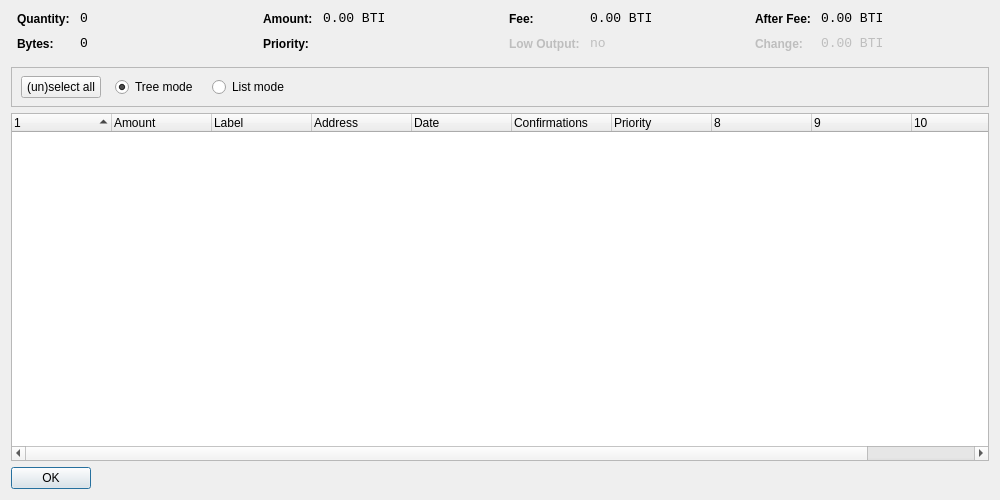
<?xml version="1.0" encoding="UTF-8"?>
<ui version="4.0">
 <class>CoinControlDialog</class>
 <widget class="QDialog" name="CoinControlDialog">
  <property name="geometry">
   <rect>
    <x>0</x>
    <y>0</y>
    <width>1000</width>
    <height>500</height>
   </rect>
  </property>
  <property name="windowTitle">
   <string>Coin Control</string>
  </property>
  <layout class="QVBoxLayout" name="verticalLayout">
   <item>
    <layout class="QHBoxLayout" name="horizontalLayoutTop" stretch="0,0,0,0">
     <property name="topMargin">
      <number>0</number>
     </property>
     <property name="bottomMargin">
      <number>10</number>
     </property>
     <item>
      <layout class="QFormLayout" name="formLayoutCoinControl1">
       <property name="horizontalSpacing">
        <number>10</number>
       </property>
       <property name="verticalSpacing">
        <number>10</number>
       </property>
       <property name="leftMargin">
        <number>6</number>
       </property>
       <property name="rightMargin">
        <number>6</number>
       </property>
       <item row="0" column="0">
        <widget class="QLabel" name="labelCoinControlQuantityText">
         <property name="styleSheet">
          <string notr="true">font-weight:bold;</string>
         </property>
         <property name="text">
          <string>Quantity:</string>
         </property>
        </widget>
       </item>
       <item row="0" column="1">
        <widget class="QLabel" name="labelCoinControlQuantity">
         <property name="font">
          <font>
           <family>Monospace</family>
           <pointsize>10</pointsize>
          </font>
         </property>
         <property name="cursor">
          <cursorShape>IBeamCursor</cursorShape>
         </property>
         <property name="contextMenuPolicy">
          <enum>Qt::ActionsContextMenu</enum>
         </property>
         <property name="text">
          <string notr="true">0</string>
         </property>
         <property name="textInteractionFlags">
          <set>Qt::LinksAccessibleByMouse|Qt::TextSelectableByKeyboard|Qt::TextSelectableByMouse</set>
         </property>
        </widget>
       </item>
       <item row="1" column="0">
        <widget class="QLabel" name="labelCoinControlBytesText">
         <property name="styleSheet">
          <string notr="true">font-weight:bold;</string>
         </property>
         <property name="text">
          <string>Bytes:</string>
         </property>
        </widget>
       </item>
       <item row="1" column="1">
        <widget class="QLabel" name="labelCoinControlBytes">
         <property name="font">
          <font>
           <family>Monospace</family>
           <pointsize>10</pointsize>
          </font>
         </property>
         <property name="cursor">
          <cursorShape>IBeamCursor</cursorShape>
         </property>
         <property name="contextMenuPolicy">
          <enum>Qt::ActionsContextMenu</enum>
         </property>
         <property name="text">
          <string notr="true">0</string>
         </property>
         <property name="textInteractionFlags">
          <set>Qt::LinksAccessibleByMouse|Qt::TextSelectableByKeyboard|Qt::TextSelectableByMouse</set>
         </property>
        </widget>
       </item>
      </layout>
     </item>
     <item>
      <layout class="QFormLayout" name="formLayoutCoinControl2">
       <property name="horizontalSpacing">
        <number>10</number>
       </property>
       <property name="verticalSpacing">
        <number>10</number>
       </property>
       <property name="leftMargin">
        <number>6</number>
       </property>
       <property name="rightMargin">
        <number>6</number>
       </property>
       <item row="0" column="0">
        <widget class="QLabel" name="labelCoinControlAmountText">
         <property name="styleSheet">
          <string notr="true">font-weight:bold;</string>
         </property>
         <property name="text">
          <string>Amount:</string>
         </property>
        </widget>
       </item>
       <item row="0" column="1">
        <widget class="QLabel" name="labelCoinControlAmount">
         <property name="font">
          <font>
           <family>Monospace</family>
           <pointsize>10</pointsize>
          </font>
         </property>
         <property name="cursor">
          <cursorShape>IBeamCursor</cursorShape>
         </property>
         <property name="contextMenuPolicy">
          <enum>Qt::ActionsContextMenu</enum>
         </property>
         <property name="text">
          <string notr="true">0.00 BTI</string>
         </property>
         <property name="textInteractionFlags">
          <set>Qt::LinksAccessibleByMouse|Qt::TextSelectableByKeyboard|Qt::TextSelectableByMouse</set>
         </property>
        </widget>
       </item>
       <item row="1" column="0">
        <widget class="QLabel" name="labelCoinControlPriorityText">
         <property name="styleSheet">
          <string notr="true">font-weight:bold;</string>
         </property>
         <property name="text">
          <string>Priority:</string>
         </property>
        </widget>
       </item>
       <item row="1" column="1">
        <widget class="QLabel" name="labelCoinControlPriority">
         <property name="font">
          <font>
           <family>Monospace</family>
           <pointsize>10</pointsize>
          </font>
         </property>
         <property name="cursor">
          <cursorShape>IBeamCursor</cursorShape>
         </property>
         <property name="contextMenuPolicy">
          <enum>Qt::ActionsContextMenu</enum>
         </property>
         <property name="text">
          <string/>
         </property>
         <property name="textInteractionFlags">
          <set>Qt::LinksAccessibleByMouse|Qt::TextSelectableByKeyboard|Qt::TextSelectableByMouse</set>
         </property>
        </widget>
       </item>
      </layout>
     </item>
     <item>
      <layout class="QFormLayout" name="formLayoutCoinControl3">
       <property name="horizontalSpacing">
        <number>10</number>
       </property>
       <property name="verticalSpacing">
        <number>10</number>
       </property>
       <property name="leftMargin">
        <number>6</number>
       </property>
       <property name="rightMargin">
        <number>6</number>
       </property>
       <item row="0" column="0">
        <widget class="QLabel" name="labelCoinControlFeeText">
         <property name="styleSheet">
          <string notr="true">font-weight:bold;</string>
         </property>
         <property name="text">
          <string>Fee:</string>
         </property>
        </widget>
       </item>
       <item row="0" column="1">
        <widget class="QLabel" name="labelCoinControlFee">
         <property name="font">
          <font>
           <family>Monospace</family>
           <pointsize>10</pointsize>
          </font>
         </property>
         <property name="cursor">
          <cursorShape>IBeamCursor</cursorShape>
         </property>
         <property name="contextMenuPolicy">
          <enum>Qt::ActionsContextMenu</enum>
         </property>
         <property name="text">
          <string notr="true">0.00 BTI</string>
         </property>
         <property name="textInteractionFlags">
          <set>Qt::LinksAccessibleByMouse|Qt::TextSelectableByKeyboard|Qt::TextSelectableByMouse</set>
         </property>
        </widget>
       </item>
       <item row="1" column="0">
        <widget class="QLabel" name="labelCoinControlLowOutputText">
         <property name="enabled">
          <bool>false</bool>
         </property>
         <property name="styleSheet">
          <string notr="true">font-weight:bold;</string>
         </property>
         <property name="text">
          <string>Low Output:</string>
         </property>
        </widget>
       </item>
       <item row="1" column="1">
        <widget class="QLabel" name="labelCoinControlLowOutput">
         <property name="enabled">
          <bool>false</bool>
         </property>
         <property name="font">
          <font>
           <family>Monospace</family>
           <pointsize>10</pointsize>
          </font>
         </property>
         <property name="cursor">
          <cursorShape>IBeamCursor</cursorShape>
         </property>
         <property name="contextMenuPolicy">
          <enum>Qt::ActionsContextMenu</enum>
         </property>
         <property name="text">
          <string notr="true">no</string>
         </property>
         <property name="textInteractionFlags">
          <set>Qt::LinksAccessibleByMouse|Qt::TextSelectableByKeyboard|Qt::TextSelectableByMouse</set>
         </property>
        </widget>
       </item>
      </layout>
     </item>
     <item>
      <layout class="QFormLayout" name="formLayoutCoinControl4">
       <property name="horizontalSpacing">
        <number>10</number>
       </property>
       <property name="verticalSpacing">
        <number>10</number>
       </property>
       <property name="leftMargin">
        <number>6</number>
       </property>
       <property name="rightMargin">
        <number>6</number>
       </property>
       <item row="0" column="0">
        <widget class="QLabel" name="labelCoinControlAfterFeeText">
         <property name="styleSheet">
          <string notr="true">font-weight:bold;</string>
         </property>
         <property name="text">
          <string>After Fee:</string>
         </property>
        </widget>
       </item>
       <item row="0" column="1">
        <widget class="QLabel" name="labelCoinControlAfterFee">
         <property name="font">
          <font>
           <family>Monospace</family>
           <pointsize>10</pointsize>
          </font>
         </property>
         <property name="cursor">
          <cursorShape>IBeamCursor</cursorShape>
         </property>
         <property name="contextMenuPolicy">
          <enum>Qt::ActionsContextMenu</enum>
         </property>
         <property name="text">
          <string notr="true">0.00 BTI</string>
         </property>
         <property name="textInteractionFlags">
          <set>Qt::LinksAccessibleByMouse|Qt::TextSelectableByKeyboard|Qt::TextSelectableByMouse</set>
         </property>
        </widget>
       </item>
       <item row="1" column="0">
        <widget class="QLabel" name="labelCoinControlChangeText">
         <property name="enabled">
          <bool>false</bool>
         </property>
         <property name="styleSheet">
          <string notr="true">font-weight:bold;</string>
         </property>
         <property name="text">
          <string>Change:</string>
         </property>
        </widget>
       </item>
       <item row="1" column="1">
        <widget class="QLabel" name="labelCoinControlChange">
         <property name="enabled">
          <bool>false</bool>
         </property>
         <property name="font">
          <font>
           <family>Monospace</family>
           <pointsize>10</pointsize>
          </font>
         </property>
         <property name="cursor">
          <cursorShape>IBeamCursor</cursorShape>
         </property>
         <property name="contextMenuPolicy">
          <enum>Qt::ActionsContextMenu</enum>
         </property>
         <property name="text">
          <string notr="true">0.00 BTI</string>
         </property>
         <property name="textInteractionFlags">
          <set>Qt::LinksAccessibleByMouse|Qt::TextSelectableByKeyboard|Qt::TextSelectableByMouse</set>
         </property>
        </widget>
       </item>
      </layout>
     </item>
    </layout>
   </item>
   <item>
    <widget class="QFrame" name="frame">
     <property name="minimumSize">
      <size>
       <width>0</width>
       <height>40</height>
      </size>
     </property>
     <property name="frameShape">
      <enum>QFrame::StyledPanel</enum>
     </property>
     <property name="frameShadow">
      <enum>QFrame::Sunken</enum>
     </property>
     <widget class="QWidget" name="horizontalLayoutWidget">
      <property name="geometry">
       <rect>
        <x>10</x>
        <y>0</y>
        <width>781</width>
        <height>41</height>
       </rect>
      </property>
      <layout class="QHBoxLayout" name="horizontalLayoutPanel" stretch="0,0,0,0,0">
       <property name="spacing">
        <number>14</number>
       </property>
       <item>
        <widget class="QPushButton" name="pushButtonSelectAll">
         <property name="sizePolicy">
          <sizepolicy hsizetype="Maximum" vsizetype="Fixed">
           <horstretch>0</horstretch>
           <verstretch>0</verstretch>
          </sizepolicy>
         </property>
         <property name="text">
          <string>(un)select all</string>
         </property>
        </widget>
       </item>
       <item>
        <widget class="QRadioButton" name="radioTreeMode">
         <property name="sizePolicy">
          <sizepolicy hsizetype="Maximum" vsizetype="Fixed">
           <horstretch>0</horstretch>
           <verstretch>0</verstretch>
          </sizepolicy>
         </property>
         <property name="text">
          <string>Tree mode</string>
         </property>
         <property name="checked">
          <bool>true</bool>
         </property>
        </widget>
       </item>
       <item>
        <widget class="QRadioButton" name="radioListMode">
         <property name="sizePolicy">
          <sizepolicy hsizetype="Maximum" vsizetype="Fixed">
           <horstretch>0</horstretch>
           <verstretch>0</verstretch>
          </sizepolicy>
         </property>
         <property name="text">
          <string>List mode</string>
         </property>
        </widget>
       </item>
       <item>
        <spacer name="horizontalSpacer">
         <property name="orientation">
          <enum>Qt::Horizontal</enum>
         </property>
         <property name="sizeHint" stdset="0">
          <size>
           <width>40</width>
           <height>20</height>
          </size>
         </property>
        </spacer>
       </item>
      </layout>
     </widget>
    </widget>
   </item>
   <item>
    <widget class="CoinControlTreeWidget" name="treeWidget">
     <property name="contextMenuPolicy">
      <enum>Qt::CustomContextMenu</enum>
     </property>
     <property name="sortingEnabled">
      <bool>false</bool>
     </property>
     <property name="columnCount">
      <number>11</number>
     </property>
     <attribute name="headerShowSortIndicator" stdset="0">
      <bool>true</bool>
     </attribute>
     <attribute name="headerStretchLastSection">
      <bool>false</bool>
     </attribute>
     <column>
      <property name="text">
       <string/>
      </property>
     </column>
     <column>
      <property name="text">
       <string>Amount</string>
      </property>
     </column>
     <column>
      <property name="text">
       <string>Label</string>
      </property>
     </column>
     <column>
      <property name="text">
       <string>Address</string>
      </property>
     </column>
     <column>
      <property name="text">
       <string>Date</string>
      </property>
     </column>
     <column>
      <property name="text">
       <string>Confirmations</string>
      </property>
      <property name="toolTip">
       <string>Confirmed</string>
      </property>
     </column>
     <column>
      <property name="text">
       <string>Priority</string>
      </property>
     </column>
     <column>
      <property name="text">
       <string/>
      </property>
     </column>
     <column>
      <property name="text">
       <string/>
      </property>
     </column>
     <column>
      <property name="text">
       <string/>
      </property>
     </column>
     <column>
      <property name="text">
       <string/>
      </property>
     </column>
    </widget>
   </item>
   <item>
    <widget class="QDialogButtonBox" name="buttonBox">
     <property name="sizePolicy">
      <sizepolicy hsizetype="Maximum" vsizetype="Fixed">
       <horstretch>0</horstretch>
       <verstretch>0</verstretch>
      </sizepolicy>
     </property>
     <property name="orientation">
      <enum>Qt::Horizontal</enum>
     </property>
     <property name="standardButtons">
      <set>QDialogButtonBox::Ok</set>
     </property>
    </widget>
   </item>
  </layout>
 </widget>
 <customwidgets>
  <customwidget>
   <class>CoinControlTreeWidget</class>
   <extends>QTreeWidget</extends>
   <header>coincontroltreewidget.h</header>
  </customwidget>
 </customwidgets>
 <resources/>
 <connections/>
</ui>
